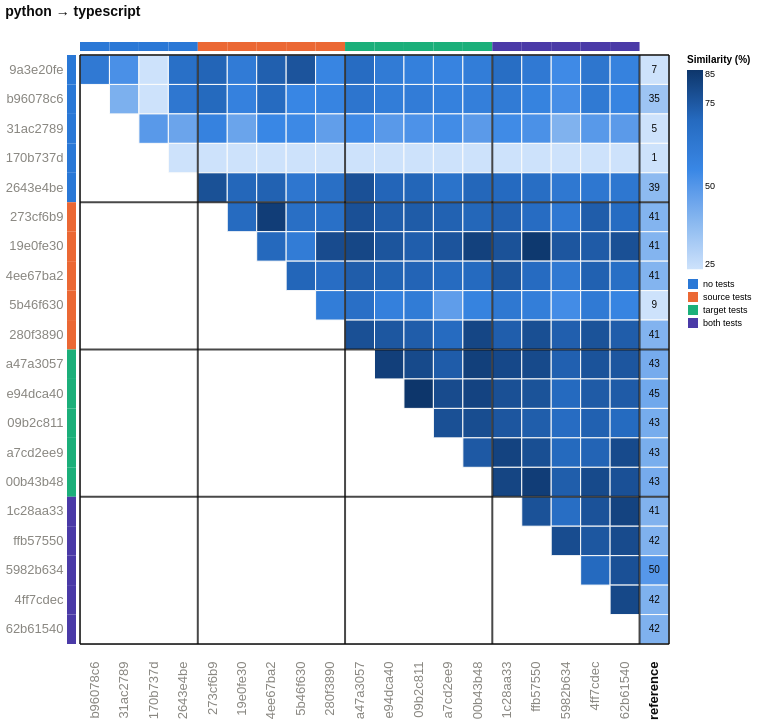

Write a Vega-Lite specification for this figure.
### Vega-Lite specification from a JSON file in a GitHub repository (floating-point values rounded to 4 significant figures; data arrays with more than 128 entries replaced by an {"elided": "..."} marker saying what was removed)
{"config": {"view": {"continuousWidth": 300, "continuousHeight": 300}, "axis": {"labelAngle": -45}, "axisX": {"labelAngle": -37.5}}, "layer": [{"data": {"name": "data-ebdbc6effb92769e7902fdb3b00472b3"}, "mark": {"type": "rect", "stroke": "#fcfcfb", "strokeWidth": 1}, "encoding": {"color": {"field": "similarity_pct", "legend": {"gradientLength": 199.3, "labelFontSize": 9, "titleFontSize": 10, "values": [25, 50, 75, 85]}, "scale": {"clamp": true, "domain": [25, 85], "range": ["#cde2fb", "#86b6ef", "#3987e5", "#256abf", "#0d366b"]}, "title": "Similarity (%)", "type": "quantitative"}, "x": {"axis": {"domain": false, "labelAngle": -90, "labelColor": {"expr": "datum.label === 'reference' ? '#0b0b0b' : '#898781'"}, "labelFontSize": 13, "labelFontWeight": {"expr": "datum.label === 'reference' ? 'bold' : 'normal'"}, "labelPadding": 17, "ticks": false}, "field": "port_a", "scale": {"domain": ["b96078c6", "31ac2789", "170b737d", "2643e4be", "273cf6b9", "19e0fe30", "4ee67ba2", "5b46f630", "280f3890", "a47a3057", "e94dca40", "09b2c811", "a7cd2ee9", "00b43b48", "1c28aa33", "ffb57550", "5982b634", "4ff7cdec", "62b61540", "reference"]}, "title": null, "type": "nominal"}, "y": {"axis": {"domain": false, "labelColor": {"expr": "datum.label === 'reference' ? '#0b0b0b' : '#898781'"}, "labelFontSize": 13, "labelFontWeight": {"expr": "datum.label === 'reference' ? 'bold' : 'normal'"}, "labelPadding": 17, "ticks": false, "labelAngle": 0}, "field": "port_b", "scale": {"domain": ["9a3e20fe", "b96078c6", "31ac2789", "170b737d", "2643e4be", "273cf6b9", "19e0fe30", "4ee67ba2", "5b46f630", "280f3890", "a47a3057", "e94dca40", "09b2c811", "a7cd2ee9", "00b43b48", "1c28aa33", "ffb57550", "5982b634", "4ff7cdec", "62b61540"]}, "title": null, "type": "nominal"}}}, {"data": {"name": "data-638c961518d13f286271071a8414011e"}, "mark": {"type": "rect"}, "encoding": {"color": {"field": "condition", "legend": {"labelFontSize": 9, "symbolType": "square", "title": null}, "scale": {"domain": ["no tests", "source tests", "target tests", "both tests"], "range": ["#2a78d6", "#eb6834", "#1baf7a", "#4a3aa7"]}, "type": "nominal"}, "x": {"axis": {"domain": false, "labelAngle": -90, "labelColor": {"expr": "datum.label === 'reference' ? '#0b0b0b' : '#898781'"}, "labelFontSize": 13, "labelFontWeight": {"expr": "datum.label === 'reference' ? 'bold' : 'normal'"}, "labelPadding": 17, "ticks": false}, "field": "port", "scale": {"domain": ["b96078c6", "31ac2789", "170b737d", "2643e4be", "273cf6b9", "19e0fe30", "4ee67ba2", "5b46f630", "280f3890", "a47a3057", "e94dca40", "09b2c811", "a7cd2ee9", "00b43b48", "1c28aa33", "ffb57550", "5982b634", "4ff7cdec", "62b61540", "reference"]}, "title": null, "type": "nominal"}, "y": {"value": -13}, "y2": {"value": -4}}}, {"data": {"name": "data-a5cbdc8c3bd819e598dc2faa35befc8d"}, "mark": {"type": "rect"}, "encoding": {"color": {"field": "condition", "legend": null, "scale": {"domain": ["no tests", "source tests", "target tests", "both tests"], "range": ["#2a78d6", "#eb6834", "#1baf7a", "#4a3aa7"]}, "type": "nominal"}, "x": {"value": -13}, "x2": {"value": -4}, "y": {"axis": {"domain": false, "labelColor": {"expr": "datum.label === 'reference' ? '#0b0b0b' : '#898781'"}, "labelFontSize": 13, "labelFontWeight": {"expr": "datum.label === 'reference' ? 'bold' : 'normal'"}, "labelPadding": 17, "ticks": false, "labelAngle": 0}, "field": "port", "scale": {"domain": ["9a3e20fe", "b96078c6", "31ac2789", "170b737d", "2643e4be", "273cf6b9", "19e0fe30", "4ee67ba2", "5b46f630", "280f3890", "a47a3057", "e94dca40", "09b2c811", "a7cd2ee9", "00b43b48", "1c28aa33", "ffb57550", "5982b634", "4ff7cdec", "62b61540"]}, "title": null, "type": "nominal"}}}, {"data": {"name": "data-fb1f309b026671d58734d8a78f722083"}, "mark": {"type": "text", "color": "#0b0b0b", "fontSize": 10}, "encoding": {"text": {"field": "similarity_pct", "format": ".0f", "type": "quantitative"}, "x": {"axis": {"domain": false, "labelAngle": -90, "labelColor": {"expr": "datum.label === 'reference' ? '#0b0b0b' : '#898781'"}, "labelFontSize": 13, "labelFontWeight": {"expr": "datum.label === 'reference' ? 'bold' : 'normal'"}, "labelPadding": 17, "ticks": false}, "field": "port_a", "scale": {"domain": ["b96078c6", "31ac2789", "170b737d", "2643e4be", "273cf6b9", "19e0fe30", "4ee67ba2", "5b46f630", "280f3890", "a47a3057", "e94dca40", "09b2c811", "a7cd2ee9", "00b43b48", "1c28aa33", "ffb57550", "5982b634", "4ff7cdec", "62b61540", "reference"]}, "title": null, "type": "nominal"}, "y": {"axis": {"domain": false, "labelColor": {"expr": "datum.label === 'reference' ? '#0b0b0b' : '#898781'"}, "labelFontSize": 13, "labelFontWeight": {"expr": "datum.label === 'reference' ? 'bold' : 'normal'"}, "labelPadding": 17, "ticks": false, "labelAngle": 0}, "field": "port_b", "scale": {"domain": ["9a3e20fe", "b96078c6", "31ac2789", "170b737d", "2643e4be", "273cf6b9", "19e0fe30", "4ee67ba2", "5b46f630", "280f3890", "a47a3057", "e94dca40", "09b2c811", "a7cd2ee9", "00b43b48", "1c28aa33", "ffb57550", "5982b634", "4ff7cdec", "62b61540"]}, "title": null, "type": "nominal"}}}, {"data": {"name": "data-4f4b599ca93bdd2c4656a90ecb824355"}, "mark": {"type": "rule", "color": "#0b0b0b", "opacity": 0.75, "strokeWidth": 2}, "encoding": {"x": {"bandPosition": 0, "field": "port", "scale": {"domain": ["b96078c6", "31ac2789", "170b737d", "2643e4be", "273cf6b9", "19e0fe30", "4ee67ba2", "5b46f630", "280f3890", "a47a3057", "e94dca40", "09b2c811", "a7cd2ee9", "00b43b48", "1c28aa33", "ffb57550", "5982b634", "4ff7cdec", "62b61540", "reference"]}, "type": "nominal"}}}, {"data": {"name": "data-1b773253159c09520fafaf56dc5f07c7"}, "mark": {"type": "rule", "color": "#0b0b0b", "opacity": 0.75, "strokeWidth": 2}, "encoding": {"y": {"bandPosition": 0, "field": "port", "scale": {"domain": ["9a3e20fe", "b96078c6", "31ac2789", "170b737d", "2643e4be", "273cf6b9", "19e0fe30", "4ee67ba2", "5b46f630", "280f3890", "a47a3057", "e94dca40", "09b2c811", "a7cd2ee9", "00b43b48", "1c28aa33", "ffb57550", "5982b634", "4ff7cdec", "62b61540"]}, "type": "nominal"}}}, {"data": {"name": "data-419c3610764c394fccfb17419b5b63cb"}, "mark": {"type": "rule", "color": "#0b0b0b", "opacity": 0.75, "strokeWidth": 2}, "encoding": {"x": {"bandPosition": 1, "field": "port", "scale": {"domain": ["b96078c6", "31ac2789", "170b737d", "2643e4be", "273cf6b9", "19e0fe30", "4ee67ba2", "5b46f630", "280f3890", "a47a3057", "e94dca40", "09b2c811", "a7cd2ee9", "00b43b48", "1c28aa33", "ffb57550", "5982b634", "4ff7cdec", "62b61540", "reference"]}, "type": "nominal"}}}, {"data": {"name": "data-252e093ac27ceb67fa3d1106e9f99aec"}, "mark": {"type": "rule", "color": "#0b0b0b", "opacity": 0.75, "strokeWidth": 2}, "encoding": {"y": {"bandPosition": 1, "field": "port", "scale": {"domain": ["9a3e20fe", "b96078c6", "31ac2789", "170b737d", "2643e4be", "273cf6b9", "19e0fe30", "4ee67ba2", "5b46f630", "280f3890", "a47a3057", "e94dca40", "09b2c811", "a7cd2ee9", "00b43b48", "1c28aa33", "ffb57550", "5982b634", "4ff7cdec", "62b61540"]}, "type": "nominal"}}}], "height": 589.0, "resolve": {"scale": {"color": "independent"}}, "title": {"text": "python → typescript", "anchor": "start", "color": "#0b0b0b", "fontSize": 14, "offset": 23, "subtitleFontSize": 10}, "width": 589.0, "$schema": "https://vega.github.io/schema/vega-lite/v6.4.1.json", "datasets": {"data-ebdbc6effb92769e7902fdb3b00472b3": {"elided": "210 records"}, "data-638c961518d13f286271071a8414011e": [{"port": "b96078c6", "condition": "no tests"}, {"port": "31ac2789", "condition": "no tests"}, {"port": "170b737d", "condition": "no tests"}, {"port": "2643e4be", "condition": "no tests"}, {"port": "273cf6b9", "condition": "source tests"}, {"port": "19e0fe30", "condition": "source tests"}, {"port": "4ee67ba2", "condition": "source tests"}, {"port": "5b46f630", "condition": "source tests"}, {"port": "280f3890", "condition": "source tests"}, {"port": "a47a3057", "condition": "target tests"}, {"port": "e94dca40", "condition": "target tests"}, {"port": "09b2c811", "condition": "target tests"}, {"port": "a7cd2ee9", "condition": "target tests"}, {"port": "00b43b48", "condition": "target tests"}, {"port": "1c28aa33", "condition": "both tests"}, {"port": "ffb57550", "condition": "both tests"}, {"port": "5982b634", "condition": "both tests"}, {"port": "4ff7cdec", "condition": "both tests"}, {"port": "62b61540", "condition": "both tests"}], "data-a5cbdc8c3bd819e598dc2faa35befc8d": [{"port": "9a3e20fe", "condition": "no tests"}, {"port": "b96078c6", "condition": "no tests"}, {"port": "31ac2789", "condition": "no tests"}, {"port": "170b737d", "condition": "no tests"}, {"port": "2643e4be", "condition": "no tests"}, {"port": "273cf6b9", "condition": "source tests"}, {"port": "19e0fe30", "condition": "source tests"}, {"port": "4ee67ba2", "condition": "source tests"}, {"port": "5b46f630", "condition": "source tests"}, {"port": "280f3890", "condition": "source tests"}, {"port": "a47a3057", "condition": "target tests"}, {"port": "e94dca40", "condition": "target tests"}, {"port": "09b2c811", "condition": "target tests"}, {"port": "a7cd2ee9", "condition": "target tests"}, {"port": "00b43b48", "condition": "target tests"}, {"port": "1c28aa33", "condition": "both tests"}, {"port": "ffb57550", "condition": "both tests"}, {"port": "5982b634", "condition": "both tests"}, {"port": "4ff7cdec", "condition": "both tests"}, {"port": "62b61540", "condition": "both tests"}], "data-fb1f309b026671d58734d8a78f722083": [{"port_a": "reference", "port_b": "9a3e20fe", "condition_a": "reference", "condition_b": "no tests", "half": "colour", "similarity_pct": 7.121}, {"port_a": "reference", "port_b": "b96078c6", "condition_a": "reference", "condition_b": "no tests", "half": "colour", "similarity_pct": 35.17}, {"port_a": "reference", "port_b": "31ac2789", "condition_a": "reference", "condition_b": "no tests", "half": "colour", "similarity_pct": 5.162}, {"port_a": "reference", "port_b": "170b737d", "condition_a": "reference", "condition_b": "no tests", "half": "colour", "similarity_pct": 1.193}, {"port_a": "reference", "port_b": "2643e4be", "condition_a": "reference", "condition_b": "no tests", "half": "colour", "similarity_pct": 38.58}, {"port_a": "reference", "port_b": "273cf6b9", "condition_a": "reference", "condition_b": "source tests", "half": "colour", "similarity_pct": 40.56}, {"port_a": "reference", "port_b": "19e0fe30", "condition_a": "reference", "condition_b": "source tests", "half": "colour", "similarity_pct": 40.73}, {"port_a": "reference", "port_b": "4ee67ba2", "condition_a": "reference", "condition_b": "source tests", "half": "colour", "similarity_pct": 40.54}, {"port_a": "reference", "port_b": "5b46f630", "condition_a": "reference", "condition_b": "source tests", "half": "colour", "similarity_pct": 8.981}, {"port_a": "reference", "port_b": "280f3890", "condition_a": "reference", "condition_b": "source tests", "half": "colour", "similarity_pct": 40.82}, {"port_a": "reference", "port_b": "a47a3057", "condition_a": "reference", "condition_b": "target tests", "half": "colour", "similarity_pct": 43.44}, {"port_a": "reference", "port_b": "e94dca40", "condition_a": "reference", "condition_b": "target tests", "half": "colour", "similarity_pct": 44.62}, {"port_a": "reference", "port_b": "09b2c811", "condition_a": "reference", "condition_b": "target tests", "half": "colour", "similarity_pct": 43.31}, {"port_a": "reference", "port_b": "a7cd2ee9", "condition_a": "reference", "condition_b": "target tests", "half": "colour", "similarity_pct": 42.73}, {"port_a": "reference", "port_b": "00b43b48", "condition_a": "reference", "condition_b": "target tests", "half": "colour", "similarity_pct": 43.42}, {"port_a": "reference", "port_b": "1c28aa33", "condition_a": "reference", "condition_b": "both tests", "half": "colour", "similarity_pct": 41.13}, {"port_a": "reference", "port_b": "ffb57550", "condition_a": "reference", "condition_b": "both tests", "half": "colour", "similarity_pct": 41.5}, {"port_a": "reference", "port_b": "5982b634", "condition_a": "reference", "condition_b": "both tests", "half": "colour", "similarity_pct": 49.82}, {"port_a": "reference", "port_b": "4ff7cdec", "condition_a": "reference", "condition_b": "both tests", "half": "colour", "similarity_pct": 41.61}, {"port_a": "reference", "port_b": "62b61540", "condition_a": "reference", "condition_b": "both tests", "half": "colour", "similarity_pct": 41.55}], "data-4f4b599ca93bdd2c4656a90ecb824355": [{"port": "b96078c6", "condition": "no tests"}, {"port": "273cf6b9", "condition": "source tests"}, {"port": "a47a3057", "condition": "target tests"}, {"port": "1c28aa33", "condition": "both tests"}, {"port": "reference", "condition": "reference"}], "data-1b773253159c09520fafaf56dc5f07c7": [{"port": "9a3e20fe", "condition": "no tests"}, {"port": "273cf6b9", "condition": "source tests"}, {"port": "a47a3057", "condition": "target tests"}, {"port": "1c28aa33", "condition": "both tests"}], "data-419c3610764c394fccfb17419b5b63cb": [{"port": "reference"}], "data-252e093ac27ceb67fa3d1106e9f99aec": [{"port": "62b61540"}]}}
